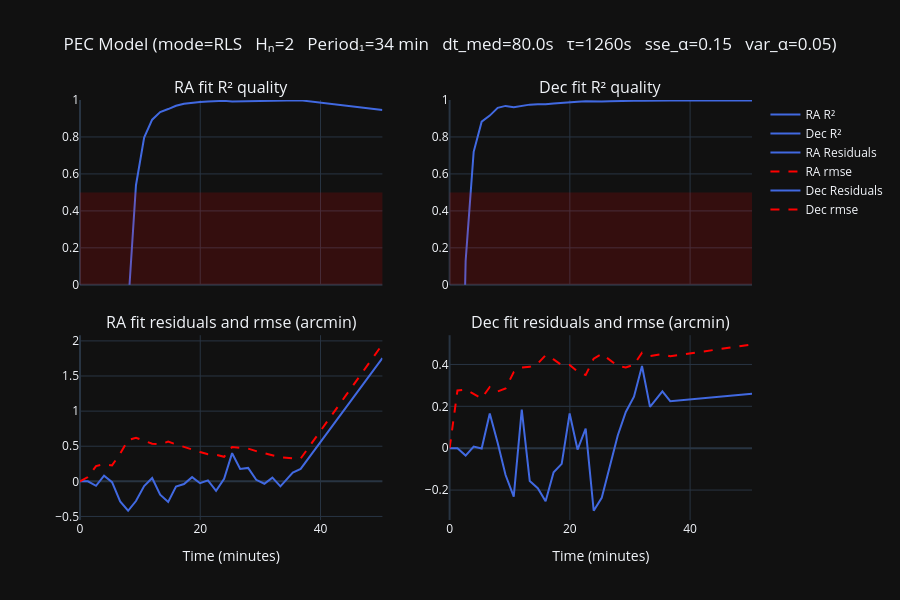

The code cell stored with this chart in its notebook:
### Code cell
# ── plot rows 5–6 ───────────────────────────────────────────────────────────
row5_min = 0
n_rows_bottom = 2
row_titles_bottom = [
    'RA fit R² quality',                      'Dec fit R² quality',
    'RA fit residuals and rmse (arcmin)',     'Dec fit residuals and rmse (arcmin)',
]

fig_bottom = make_subplots(
    rows=n_rows_bottom, cols=2,
    shared_xaxes=True,
    subplot_titles=tuple(row_titles_bottom),
    vertical_spacing=0.12,
)

def add(fig, row, col, traces):
    for tr in traces:
        fig.add_trace(tr, row=row, col=col)

# row 1 (of this fig) — R²
add(fig_bottom, 1, 1, [go.Scatter(x=t, y=res.ra_r2,  name='RA R²',  line=dict(color='royalblue'))])
add(fig_bottom, 1, 2, [go.Scatter(x=t, y=res.dec_r2, name='Dec R²', line=dict(color='royalblue'))])

# row 2 (of this fig) — residuals
add(fig_bottom, 2, 1, [
    go.Scatter(x=t, y=res.ra_resid_fit, name='RA Residuals', line=dict(color='royalblue')),
    go.Scatter(x=t, y=res.ra_rmse,      name='RA rmse',      line=dict(color='red', dash='dash')),
])
add(fig_bottom, 2, 2, [
    go.Scatter(x=t, y=res.dec_resid_fit, name='Dec Residuals', line=dict(color='royalblue')),
    go.Scatter(x=t, y=res.dec_rmse,      name='Dec rmse',      line=dict(color='red', dash='dash')),
])

fig_bottom.add_hrect(y0=row5_min, y1=0.5, fillcolor='rgba(255,0,0,0.15)', line_width=0, row=1, col=1)
fig_bottom.add_hrect(y0=row5_min, y1=0.5, fillcolor='rgba(255,0,0,0.15)', line_width=0, row=1, col=2)
fig_bottom.update_yaxes(range=[row5_min, 1.0], row=1, col=1)
fig_bottom.update_yaxes(range=[row5_min, 1.0], row=1, col=2)

fig_bottom.update_layout(
    height=300 * n_rows_bottom,
    title=dict(text=title_text, x=0.5),
    hovermode='x unified', template="plotly_dark",
    legend=dict(groupclick='toggleitem'),
)
fig_bottom.update_xaxes(title_text='Time (minutes)', row=n_rows_bottom)
fig_bottom.show()

### Figure 1 — Plotly figure (JSON) as saved in the notebook; plotly's stock layout.template omitted (floating-point values rounded to 4 significant figures)
{"data": [{"line": {"color": "royalblue"}, "name": "RA R²", "type": "scatter", "x": [0.0, 1.309, 2.667, 4.003, 5.333, 6.679, 8.002, 9.309, 10.67, 12.0, 13.33, 14.67, 15.97, 17.3, 18.65, 19.97, 21.28, 22.63, 23.97, 25.3, 26.64, 27.97, 29.31, 30.67, 32.0, 33.33, 35.39, 36.7, 50.3], "xaxis": "x", "y": [0.0, -2.0, -12.03, -16.46, -11.09, -1.687, -0.1179, 0.5389, 0.7967, 0.8935, 0.935, 0.951, 0.969, 0.9795, 0.9855, 0.9897, 0.9925, 0.9938, 0.9954, 0.9919, 0.9931, 0.994, 0.9954, 0.9965, 0.9972, 0.9978, 0.9981, 0.9983, 0.9464], "yaxis": "y"}, {"line": {"color": "royalblue"}, "name": "Dec R²", "type": "scatter", "x": [0.0, 1.309, 2.667, 4.003, 5.333, 6.679, 8.002, 9.309, 10.67, 12.0, 13.33, 14.67, 15.97, 17.3, 18.65, 19.97, 21.28, 22.63, 23.97, 25.3, 26.64, 27.97, 29.31, 30.67, 32.0, 33.33, 35.39, 36.7, 50.3], "xaxis": "x2", "y": [0.0, -2.0, 0.1291, 0.7196, 0.8829, 0.9155, 0.9576, 0.9681, 0.961, 0.9687, 0.9749, 0.9777, 0.9768, 0.9816, 0.9859, 0.9879, 0.9911, 0.9931, 0.991, 0.9912, 0.9932, 0.9949, 0.9956, 0.9959, 0.9954, 0.9962, 0.9966, 0.9971, 0.9971], "yaxis": "y2"}, {"line": {"color": "royalblue"}, "name": "RA Residuals", "type": "scatter", "x": [0.0, 1.309, 2.667, 4.003, 5.333, 6.679, 8.002, 9.309, 10.67, 12.0, 13.33, 14.67, 15.97, 17.3, 18.65, 19.97, 21.28, 22.63, 23.97, 25.3, 26.64, 27.97, 29.31, 30.67, 32.0, 33.33, 35.39, 36.7, 50.3], "xaxis": "x3", "y": [0.0, 2.398e-05, -0.0631, 0.08084, -0.01104, -0.287, -0.4187, -0.2799, -0.06697, 0.04842, -0.19, -0.294, -0.07554, -0.03826, 0.05997, -0.02653, 0.01318, -0.1361, 0.03506, 0.4013, 0.1776, 0.1914, 0.02201, -0.03379, 0.05318, -0.07073, 0.1254, 0.1768, 1.756], "yaxis": "y3"}, {"line": {"color": "red", "dash": "dash"}, "name": "RA rmse", "type": "scatter", "x": [0.0, 1.309, 2.667, 4.003, 5.333, 6.679, 8.002, 9.309, 10.67, 12.0, 13.33, 14.67, 15.97, 17.3, 18.65, 19.97, 21.28, 22.63, 23.97, 25.3, 26.64, 27.97, 29.31, 30.67, 32.0, 33.33, 35.39, 36.7, 50.3], "xaxis": "x3", "y": [0.0, 0.06096, 0.2172, 0.2456, 0.2269, 0.3941, 0.5885, 0.6215, 0.5776, 0.5349, 0.5282, 0.5655, 0.5263, 0.4866, 0.4522, 0.4176, 0.3852, 0.378, 0.35, 0.4887, 0.4767, 0.4668, 0.4307, 0.3978, 0.3686, 0.343, 0.3285, 0.324, 1.949], "yaxis": "y3"}, {"line": {"color": "royalblue"}, "name": "Dec Residuals", "type": "scatter", "x": [0.0, 1.309, 2.667, 4.003, 5.333, 6.679, 8.002, 9.309, 10.67, 12.0, 13.33, 14.67, 15.97, 17.3, 18.65, 19.97, 21.28, 22.63, 23.97, 25.3, 26.64, 27.97, 29.31, 30.67, 32.0, 33.33, 35.39, 36.7, 50.3], "xaxis": "x4", "y": [0.0, 0.0001085, -0.03522, 0.007858, -0.00113, 0.1658, 0.02432, -0.128, -0.2314, 0.1847, -0.1573, -0.1913, -0.2534, -0.1147, -0.07467, 0.1657, -0.006549, 0.09391, -0.2989, -0.2375, -0.08719, 0.06085, 0.1729, 0.2458, 0.3926, 0.1972, 0.2715, 0.2246, 0.2605], "yaxis": "y4"}, {"line": {"color": "red", "dash": "dash"}, "name": "Dec rmse", "type": "scatter", "x": [0.0, 1.309, 2.667, 4.003, 5.333, 6.679, 8.002, 9.309, 10.67, 12.0, 13.33, 14.67, 15.97, 17.3, 18.65, 19.97, 21.28, 22.63, 23.97, 25.3, 26.64, 27.97, 29.31, 30.67, 32.0, 33.33, 35.39, 36.7, 50.3], "xaxis": "x4", "y": [0.0, 0.2758, 0.2799, 0.2585, 0.2383, 0.2923, 0.2709, 0.2856, 0.3634, 0.3857, 0.3887, 0.4042, 0.4442, 0.4238, 0.3971, 0.3974, 0.3665, 0.3495, 0.428, 0.4504, 0.4223, 0.3925, 0.3858, 0.3984, 0.4564, 0.4404, 0.4492, 0.4392, 0.4956], "yaxis": "y4"}], "layout": {"annotations": [{"font": {"size": 16}, "showarrow": false, "text": "RA fit R² quality", "x": 0.225, "xanchor": "center", "xref": "paper", "y": 1, "yanchor": "bottom", "yref": "paper"}, {"font": {"size": 16}, "showarrow": false, "text": "Dec fit R² quality", "x": 0.775, "xanchor": "center", "xref": "paper", "y": 1, "yanchor": "bottom", "yref": "paper"}, {"font": {"size": 16}, "showarrow": false, "text": "RA fit residuals and rmse (arcmin)", "x": 0.225, "xanchor": "center", "xref": "paper", "y": 0.44, "yanchor": "bottom", "yref": "paper"}, {"font": {"size": 16}, "showarrow": false, "text": "Dec fit residuals and rmse (arcmin)", "x": 0.775, "xanchor": "center", "xref": "paper", "y": 0.44, "yanchor": "bottom", "yref": "paper"}], "height": 600, "hovermode": "x unified", "legend": {"groupclick": "toggleitem"}, "shapes": [{"fillcolor": "rgba(255,0,0,0.15)", "line": {"width": 0}, "type": "rect", "x0": 0, "x1": 1, "xref": "x domain", "y0": 0, "y1": 0.5, "yref": "y"}, {"fillcolor": "rgba(255,0,0,0.15)", "line": {"width": 0}, "type": "rect", "x0": 0, "x1": 1, "xref": "x2 domain", "y0": 0, "y1": 0.5, "yref": "y2"}], "title": {"text": "PEC Model (mode=RLS   Hₙ=2   Period₁=34 min   dt_med=80.0s   τ=1260s   sse_α=0.15   var_α=0.05)", "x": 0.5}, "xaxis": {"anchor": "y", "domain": [0, 0.45], "matches": "x3", "showticklabels": false}, "xaxis2": {"anchor": "y2", "domain": [0.55, 1], "matches": "x4", "showticklabels": false}, "xaxis3": {"anchor": "y3", "domain": [0, 0.45], "title": {"text": "Time (minutes)"}}, "xaxis4": {"anchor": "y4", "domain": [0.55, 1], "title": {"text": "Time (minutes)"}}, "yaxis": {"anchor": "x", "domain": [0.56, 1], "range": [0, 1]}, "yaxis2": {"anchor": "x2", "domain": [0.56, 1], "range": [0, 1]}, "yaxis3": {"anchor": "x3", "domain": [0, 0.44]}, "yaxis4": {"anchor": "x4", "domain": [0, 0.44]}}}
